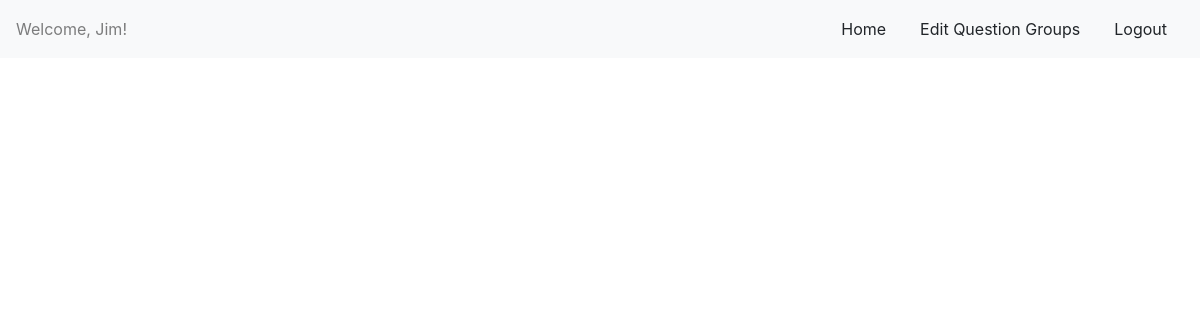
The page /home/2/review/ (signed in) on the database as committed earlier.
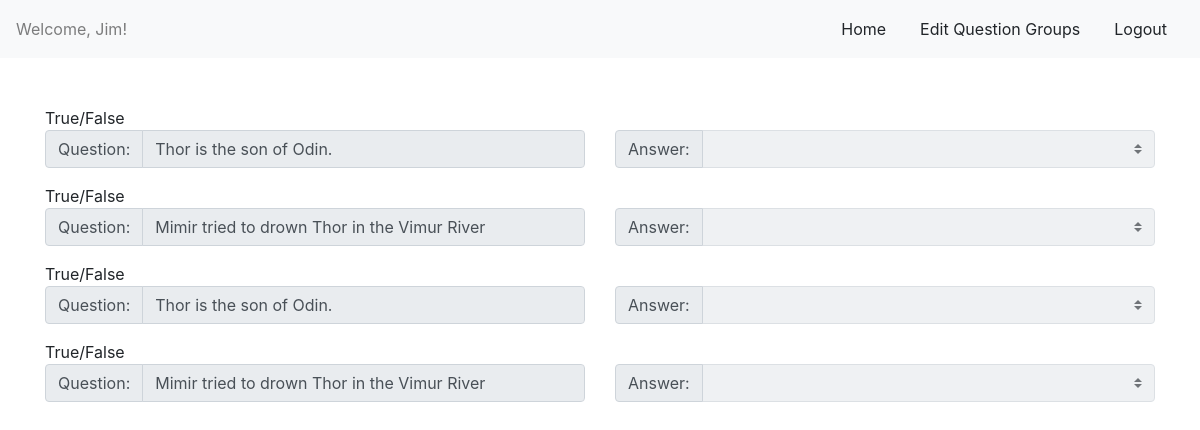
The same page on the database as committed later.
### logreg/models.py (models this page shows)
class User(models.Model):
    first_name = models.CharField(max_length=255)
    last_name = models.CharField(max_length=255)
    email = models.CharField(max_length=255)
    pw = models.CharField(max_length=255)
    created_at = models.DateTimeField(auto_now_add=True)
    updated_at = models.DateTimeField(auto_now=True)
    objects = UserManager()

### questionTaker/models.py (models this page shows)
class Answer(models.Model):
    user = models.ForeignKey(User, related_name='answers', on_delete=models.CASCADE)
    question_group = models.ForeignKey(QuestionGroup, related_name='answers', on_delete=models.CASCADE)
    question = models.ForeignKey(Question, related_name='answers', on_delete=models.CASCADE)
    answer = models.CharField(max_length=255)
    is_correct = models.BooleanField(default=0)
    created_at = models.DateTimeField(auto_now_add=True)
    updated_at = models.DateTimeField(auto_now=True)

### questionCreator/models.py (models this page shows)
class Question(models.Model):
    question = models.TextField(max_length=255)
    answer = models.TextField(max_length=255)
    question_type = models.ForeignKey(QuestionType, related_name='questions', on_delete=models.CASCADE)
    question_group = models.ForeignKey(QuestionGroup, related_name='questions', on_delete=models.CASCADE)
    created_at = models.DateTimeField(auto_now_add=True)
    updated_at = models.DateTimeField(auto_now=True)

class QuestionType(models.Model):
    type_name = models.CharField(max_length=255)
    created_at = models.DateTimeField(auto_now_add=True)
    updated_at = models.DateTimeField(auto_now=True)

### questionTaker/views.py (the view)
# urls.py: path('<int:tid>/review/', views.reviewTest, name='reviewTest'),
def reviewTest(request, tid):
    context = {
        'title': 'Create a new Question Group',
        'first_name': User.objects.get(id=request.session['login_id']).first_name,
        'questions': Question.objects.filter(question_group=QuestionGroup.objects.get(id=tid)).all(),
        'answers': Answer.objects.filter(question_group=QuestionGroup.objects.get(id=tid), user=User.objects.get(id=request.session['login_id'])),
    }
    return render(request, 'review_group.html', context)

### logreg/templates/review_group.html (shortened to what this page needs)
<!DOCTYPE html>
 <html class="no-js">
    <head>
        <link rel="stylesheet" href="https://stackpath.bootstrapcdn.com/bootstrap/4.5.2/css/bootstrap.min.css">
    </head>
    <body>
        <nav class="navbar navbar-light bg-light">
            <span class="navbar-text">
                Welcome, {{first_name}}!
            </span>
            <ul class="nav nav-pills">
                <li class="nav-item">
                    <a class="btn nav-link" href="/">Home</a>
                </li>
                <li class="nav-item">
                    <a class="btn nav-link" href="/question/">Edit Question Groups</a>
                </li>
                <li class="nav-item">
                    <a class="btn nav-link" href="/logout">Logout</a>
                </li>
            </ul>
        </nav>
        <div class="container">
            <form action="submit" method="POST" class="mt-5">
                {% for answ in answers %}
                {{answ.question.question_type.type_name}}
                <div class="row">
                    <div class="col">
                        <div class="input-group mb-3">
                            <div class="input-group-prepend">
                                <span class="input-group-text" id="question-addon{{question.id}}">Question:</span>
                            </div>
                            <input type="text" class="form-control" id="question{{question.id}}" aria-label="question{{question.id}}" aria-describedby="question-addon{{question.id}}" value="{{answ.question.question}}" disabled>
                        </div>
                    </div>
                    {% if answ.question.question_type.type_name == 'True/False' %}
                    <div class="col">
                        <div class="input-group mb-3">
                            <div class="input-group-prepend">
                                <label class="input-group-text" for="answer_{{question.id}}">Answer:</label>
                            </div>
                            <select class="custom-select" id="answer_{{question.id}}" name="answer_{{question.id}}" disabled>
                            </select>
                        </div>
                    </div>
                    {% endif %}
                </div>
                {% endfor %}
            </form>
        </div>
    </body>
</html>

Rows that differ between the two databases and show on the page:
added Answer: question.question_type.type_name "True/False", question.question "Thor is the son of Odin."
added Answer: question.question_type.type_name "True/False", question.question "Mimir tried to drown Thor in the Vimur River"
added Answer: question.question_type.type_name "True/False", question.question "Thor is the son of Odin."
added Answer: question.question_type.type_name "True/False", question.question "Mimir tried to drown Thor in the Vimur River"
